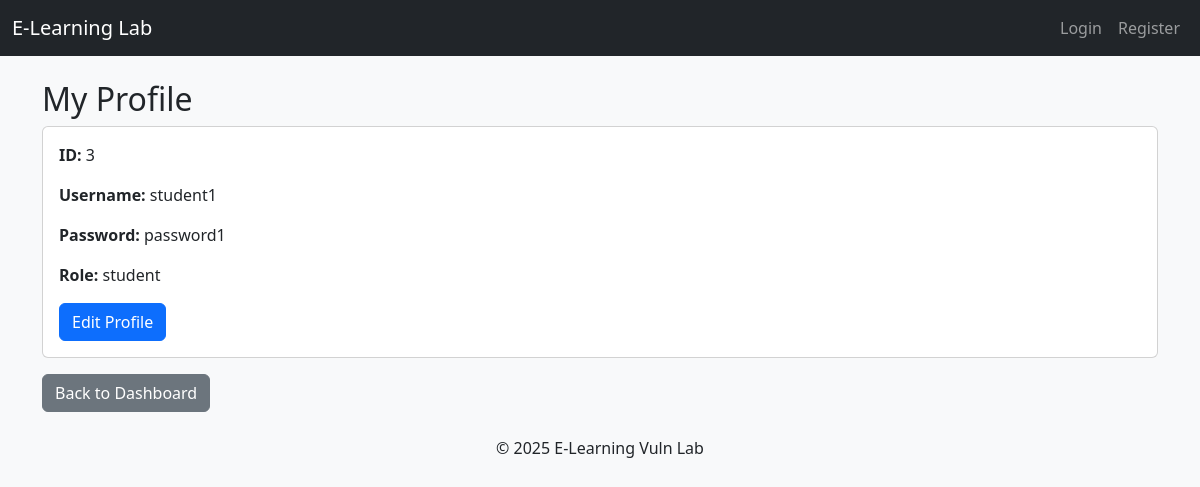
/profile?id=3, run on the app's committed database.
### tables this page shows
CREATE TABLE users (
    id INTEGER PRIMARY KEY AUTOINCREMENT,
    username TEXT,
    password TEXT,
    role TEXT
);

### app.py (the view)
@app.route("/profile")
def profile():
    user_id = request.args.get("id")
    db = get_db()
    user = db.execute("SELECT * FROM users WHERE id=?", (user_id,)).fetchone()
    if not user:
        return "User not found"
    return render_template("profile.html", user=user)

### app.py (called while the page is built)
def get_db():
    conn = sqlite3.connect('database.db')
    conn.row_factory = sqlite3.Row
    return conn

### templates/profile.html (shortened to what this page needs)
{% extends "base.html" %}
{% block content %}
<h2>My Profile</h2>
<div class="card mb-3" style="max-width: auto;">
    <div class="card-body">
        <p><b>ID:</b> {{ user['id'] }}</p>
        <p><b>Username:</b> {{ user['username'] }}</p>
        <p><b>Password:</b> {{ user['password'] }}</p>
        <p><b>Role:</b> {{ user['role'] }}</p>
        <a href="/edit_profile?id={{ user['id'] }}" class="btn btn-primary">Edit Profile</a>
    </div>
</div>
<a href="/dashboard" class="btn btn-secondary">Back to Dashboard</a>
{% endblock %}

### static/css/theme.css (style rules this page uses)
body.light-mode { background-color: #f8f9fa; color: #212529; }

### data on the page
users: id "3", username "student1", password "password1", role "student"
